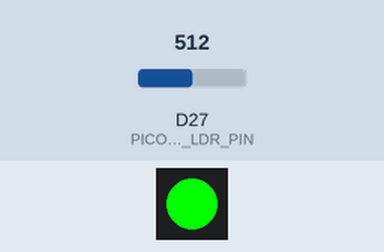
A sketch run on a simulated Arduino Due. Shown: 1 RGB LEDs in strip order, left to right. The test bench sets the inputs (shaded band); at power-on: D27 (PICOBRICKS_LDR_PIN) = 512 (analog values on the 0–1023 scale).

Above: at 1.3 s.
1.4 s: D27 (PICOBRICKS_LDR_PIN) set to 0
At 1.9 s:
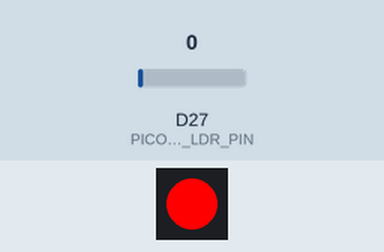
3.0 s: D27 (PICOBRICKS_LDR_PIN) set to 22
4.5 s: D27 (PICOBRICKS_LDR_PIN) set to 28
At 5.5 s:
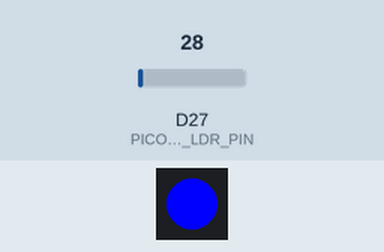
6.0 s: D27 (PICOBRICKS_LDR_PIN) set to 122
At 6.6 s:
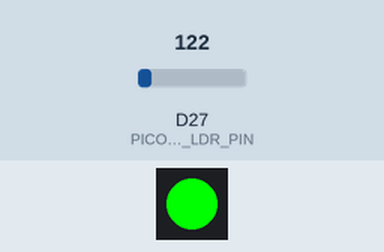
Timing chart, 0 to 8.5 s (numbered marks = the images above; inputs shaded):
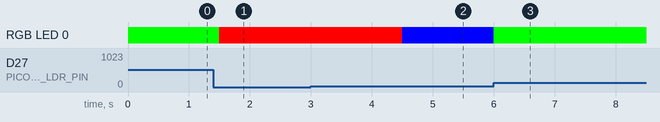

Measured:
- the behaviour switches between 25 and 26 on D27 (PICOBRICKS_LDR_PIN) (found by bisection; images 1 and 2)
- after the input at 1.4 s, RGB LED 0: RGB(0, 255, 0) → RGB(255, 0, 0) after 0.10 s
- after the input at 3.0 s, every drawn part: stays the same
- after the input at 4.5 s, RGB LED 0: RGB(255, 0, 0) → RGB(0, 0, 255) at once
- after the input at 6.0 s, RGB LED 0: RGB(0, 0, 255) → RGB(0, 255, 0) at once

The sketch:

main.ino
```cpp
/**
 * @file    main.ino
 * @author  Filippo Graziani
 * @date    21/01/2024
 * @brief   In this project, with PicoBricks, we will enable the LED to turn on
 *          when the amount of light decreases in order to understand the
 *          working systems of the systems where the lighting is turned on
 *          automatically when it gets dark.
 *          https://docs.picobricks.com/en/latest/projects/autonomous-lighting.html
 * @attention   The library "Adafruit NeoPixel" is needed.
 */

#include <Arduino.h>
#include <stdint.h>
#include <string>
#include <Adafruit_NeoPixel.h>

#ifdef __AVR__
#   include <avr/power.h> // Required for 16 MHz Adafruit Trinket
#endif

#define PICOBRICKS_NEOPIXEL_PIN     6
#define PICOBRICKS_LDR_PIN          27
#define NUMLEDS                     1
#define DELAY_PIXEL                 500

static class Adafruit_NeoPixel g_leds(NUMLEDS, PICOBRICKS_NEOPIXEL_PIN,
                                      NEO_GRB + NEO_KHZ800);
static const int32_t g_threshold(200);

void
setup ()
{
#if 0
    Serial.begin(115200);

    while (!Serial)
    {
        /* Do nothing */
    }
#endif
    pinMode(PICOBRICKS_NEOPIXEL_PIN, OUTPUT);
    pinMode(PICOBRICKS_LDR_PIN, INPUT);
    analogReadResolution(12);

    g_leds.begin();
}   /* setup() */

void
loop ()
{
    int32_t read_ldr = analogRead(PICOBRICKS_LDR_PIN);
    g_leds.clear();
#if 0
    String print_string = "Value of LDR is " + read_ldr;

    Serial.println(print_string);
#endif

    for (uint32_t idx = 0; idx < NUMLEDS; ++idx)
    {
        if (g_threshold < read_ldr)
        {
            g_leds.setPixelColor(idx, g_leds.Color(0, 255, 0));
            g_leds.show();
            delay(DELAY_PIXEL);
        }
        else if ((g_threshold > read_ldr) && ((g_threshold / 2) < read_ldr))
        {
            g_leds.setPixelColor(idx, g_leds.Color(0, 0, 255));
            g_leds.show();
            delay(DELAY_PIXEL);
        }
        else
        {
            g_leds.setPixelColor(idx, g_leds.Color(255, 0, 0));
            g_leds.show();
            delay(DELAY_PIXEL);
        }
    }
}   /* loop() */


/*** End of file ***/
```
